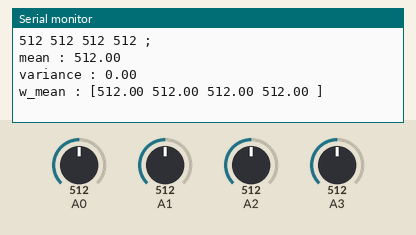
Simulated run of this sketch. Board: Arduino Uno, built with avr-gcc and run on an emulated ATmega328P. Shown: the last lines printed to the serial monitor. The inputs (shaded band) are chosen by the test bench; at power-on: A1 = 512, A2 = 512, A3 = 512, A0 = 512.

Above: at 3.1 s.
3.2 s: A1 set to 693
At 3.51 s:
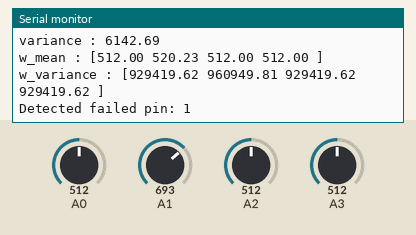
6.2 s: A1 set to 722
At 6.26 s:
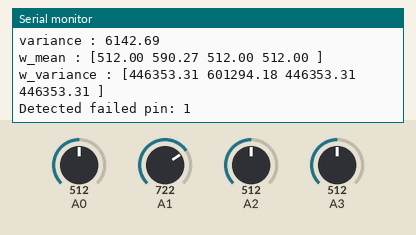
9.2 s: A2 set to 539
At 9.37 s:
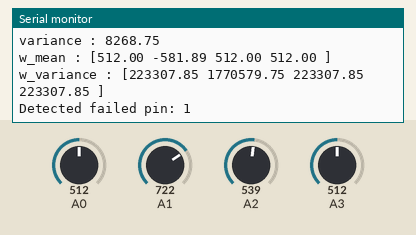
12.2 s: A3 set to 489
At 12.37 s:
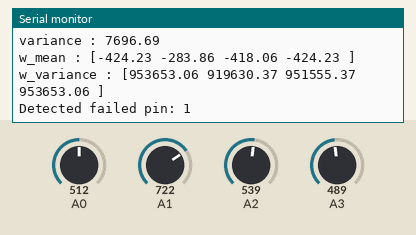
Timing chart, 0 to 15.2 s (numbered marks = the images above; inputs shaded):
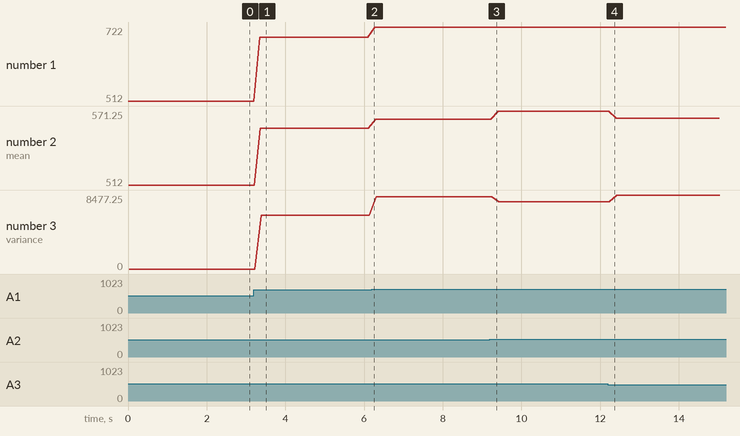

Measured:
- after the input at 3.2 s, the serial monitor: prints a new line after 0.15 s (image 1)
- plotted number 1: 512 → 693 after the input at 3.2 s, 693 → 722 after the input at 6.2 s
- plotted number 2: 512 → 557.25 after the input at 3.2 s, 557.25 → 564.5 after the input at 6.2 s, 564.5 → 571.25 after the input at 9.2 s
- plotted number 3: 0 → 6142.69 after the input at 3.2 s, 6142.69 → 8268.75 after the input at 6.2 s, 8268.75 → 7696.69 after the input at 9.2 s

The sketch:

sketch_oct03d.ino
```cpp
const int nbPins=4;
int myPins[nbPins];
int values[nbPins];


double mean=0;
double variance=0;

const int windowsSize=100;
int window[nbPins][windowsSize];
int w_cursor = 0;
int w_sum[nbPins];
double w_mean[nbPins];
double w_variance[nbPins];
int current_size = 1;

void setup() {
  for (byte i = 0; i < nbPins; i++){
      myPins[i] = i;
      values[i] = 0;
      w_sum[i] = 0;
      w_mean[i] = 0.0;
      w_variance[i] = 0.0;

      for (byte j = 0; j < windowsSize; j++){
        window[i][j]=0;
      }
  }
  Serial.begin(9600);
}

void loop() {

  //read the values
  mean = 0;
  for (byte i = 0; i < nbPins; i++){
    values[i] = analogRead(myPins[i]);

    w_sum[i]-= window[i][w_cursor];
    window[i][w_cursor] = values[i];
    w_sum[i]+= window[i][w_cursor];

    Serial.print(values[i]);
    Serial.print(" ");
    mean+=values[i];
  }
  Serial.println(';');
  if(nbPins>0)
    mean=mean/(1.0*nbPins);
  Serial.print("mean : ");
  Serial.println(mean);

  //compute variance
  variance = 0;
  for (byte i = 0; i < nbPins; i++){
    variance += pow(values[i] - mean, 2);
  }
  if(nbPins>0)
    variance=variance/(1.0*nbPins);

  Serial.print("variance : ");
  Serial.println(variance);

  for (byte i = 0; i < nbPins; i++){
    //w_mean
    w_mean[i] = (1.0*w_sum[i])/(1.0*current_size);
    //w_variance
    w_variance[i] = 0;
    for (byte j = 0; j < windowsSize; j++){
      w_variance[i] += pow(window[i][j] - w_mean[i], 2);
    }
    w_variance[i]/=(1.0*current_size);
  }


  //print w_mean and w_variance
  Serial.print("w_mean : [");
  for (byte i = 0; i < nbPins; i++){
    Serial.print(w_mean[i]);
    Serial.print(" ");
  }
  Serial.println("]");

  Serial.print("w_variance : [");
  for (byte i = 0; i < nbPins; i++){
    Serial.print(w_variance[i]);
    Serial.print(" ");
  }
  Serial.println("]");


  //Q5 detect when a sensor produces erroneous readings

  double var_treshold=300.0;
  if(variance>var_treshold){
    // if varience goes above treshold
    // or we compare sensor against each other

    int current_defect_pin = 0;
    int max_dist = 0;
    //compute the distance
    for (byte i = 0; i < nbPins; i++){
      int current_dist=0;
      for (byte j = 0; j < nbPins; j++){
        current_dist += abs(values[i]-values[j]);
      }
      if(current_dist>max_dist){
        max_dist=current_dist;
        current_defect_pin = i;
      }
    }

    Serial.print("Detected failed pin: ");
    Serial.println(current_defect_pin);
  }

  w_cursor++;
  w_cursor%=windowsSize;
  current_size = min(current_size+1, windowsSize);
}
```
